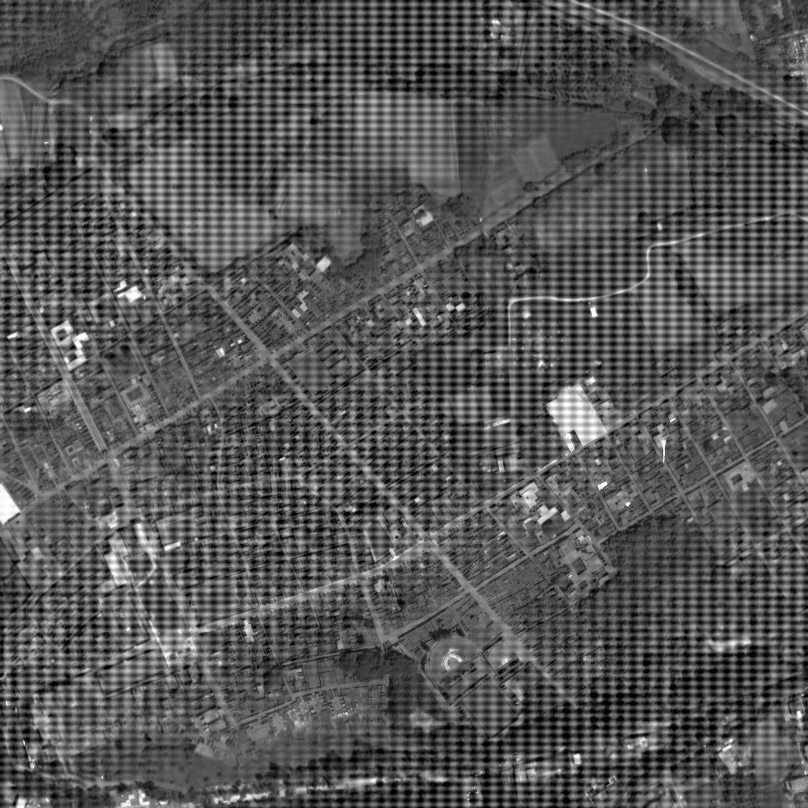
%> input picture image1.png, 808 x 808 px
$ octave image1.m   (GNU Octave 9; MATLAB toolbox functions it lacks are replaced by stand-ins)
%> lines starting %> are read from the running program, lines starting %| are printed output that depends on the picture; in (x1, y1, x2, y2) boxes, pixels count from 0 and x2, y2 are one past the last pixel; in counts of white or black regions, pixels touching at a corner belong together; the program's own positions count from 1
% MATLAB script for displaying Original, Frequency Spectrum, and Filtered Images using subplot

% Step 1: Read the image
image = imread('image1.png'); % Replace with your image
%> image is the input picture: size 808x808 uint8; min 0, max 255, mean 86
%grayscale_image = rgb2gray(original_image); % Convert to grayscale if RGB

% Step 2: Perform Fourier Transform
F = fft2(double(image)); % 2D Fourier Transform
F_shifted = fftshift(F); % Shift zero frequency to center
magnitude_spectrum = log(1 + abs(F_shifted)); % Spectrum visualization
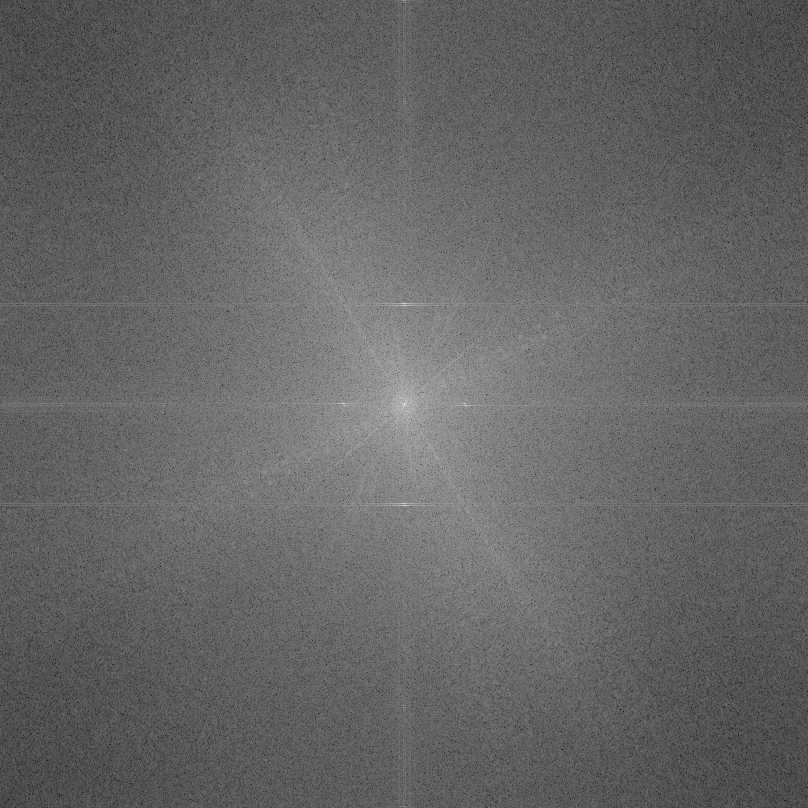
%> magnitude_spectrum: size 808x808 double; min 1.72, max 17.84, mean 8.14; drawn with min black and max white

% Step 3: Design Filters
[M, N] = size(image); % Image dimensions
%> M = 808; N = 808
centerX = round(M/2);
%> centerX = 404
centerY = round(N/2);
%> centerY = 404

% 3.a Low-Pass Filter (Preserve Low Frequencies)
D0_low = 50; % Cutoff radius for low frequencies
low_pass_filter = zeros(M, N);
for i = 1:M
    for j = 1:N
        distance = sqrt((i-centerX)^2 + (j-centerY)^2);
        if distance <= D0_low
            low_pass_filter(i, j) = 1;
        end
    end
end
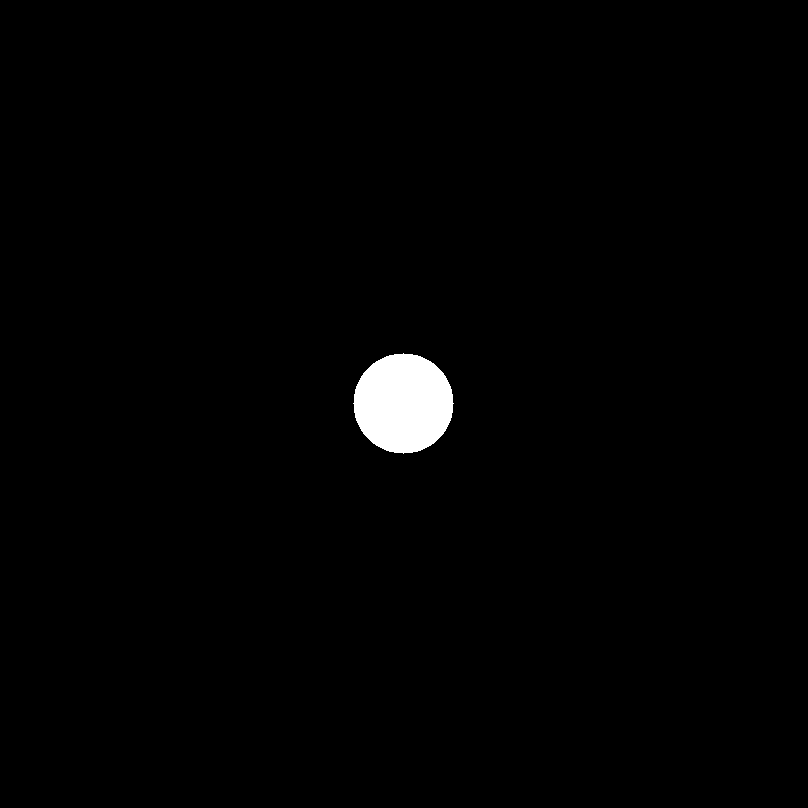
%> low_pass_filter: size 808x808 double; values 0 (black) and 1 (white), 1.2% white; 1 white region, box (x1, y1, x2, y2) and area: (353, 353, 454, 454) 7845

% 3.b High-Pass Filter (Preserve High Frequencies)
D0_high = 30; % Cutoff radius for high frequencies
high_pass_filter = ones(M, N);
for i = 1:M
    for j = 1:N
        distance = sqrt((i-centerX)^2 + (j-centerY)^2);
        if distance <= D0_high
            high_pass_filter(i, j) = 0;
        end
    end
end
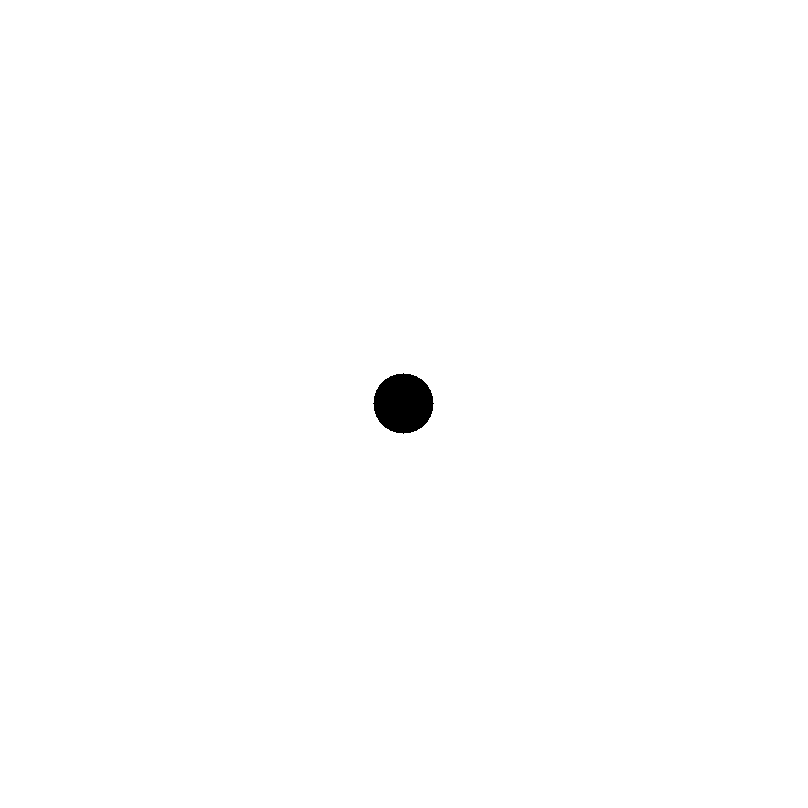
%> high_pass_filter: size 808x808 double; values 0 (black) and 1 (white), 99.6% white; 1 black region, box (x1, y1, x2, y2) and area: (373, 373, 434, 434) 2821

% Step 4: Apply Filters in Frequency Domain
% Low-Pass Filtering
F_low_pass = F_shifted .* low_pass_filter;
F_low_pass_shifted = ifftshift(F_low_pass); % Shift back
low_pass_result = real(ifft2(F_low_pass_shifted)); % Inverse Fourier Transform
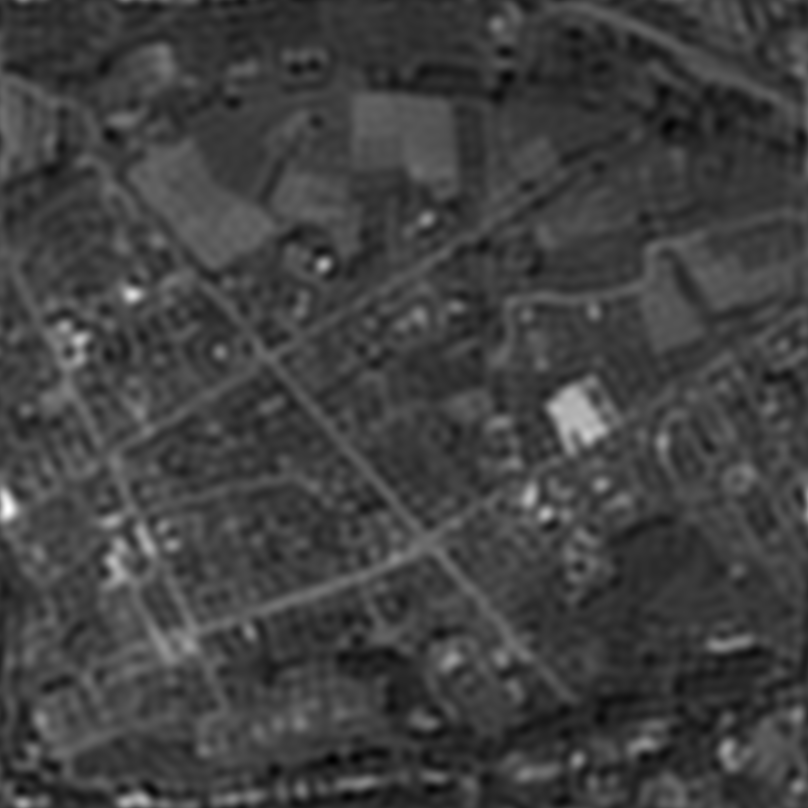
%> low_pass_result: size 808x808 double; min 17.76, max 284.6, mean 86; drawn with min black and max white

% High-Pass Filtering
F_high_pass = F_shifted .* high_pass_filter;
F_high_pass_shifted = ifftshift(F_high_pass); % Shift back
high_pass_result = real(ifft2(F_high_pass_shifted)); % Inverse Fourier Transform
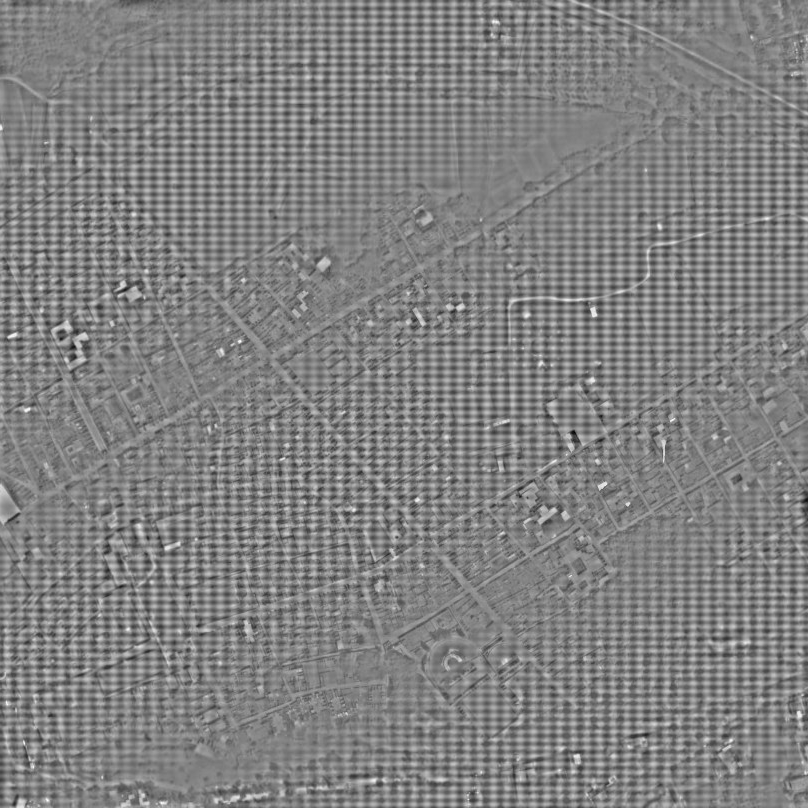
%> high_pass_result: size 808x808 double; min -173.4, max 168.8, mean 0; drawn with min black and max white

% Step 5: Display Results in One Figure using Subplot
figure;

% Original Image
subplot(1, 3, 1);
imshow(image, []);
title('Original Image');

% Frequency Spectrum
subplot(1, 3, 2);
imshow(magnitude_spectrum, []);
title('Frequency Spectrum');

%  Filtered Image
subplot(1, 3, 3);
imshow(uint8(low_pass_result));
title('Filtered Image');

$ run again, with image2.png copied over image1.png
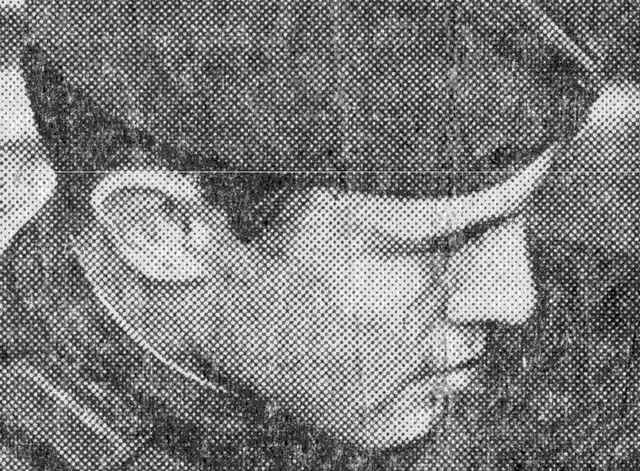
%> input picture image2.png, 640 x 471 px
%> image is the input picture: size 471x640 uint8; min 0, max 255, mean 123.6
%> after the loop `for i = 1:M`:
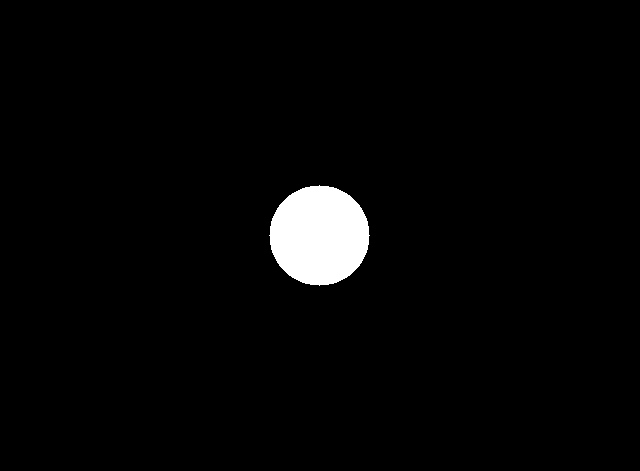
%> low_pass_filter: size 471x640 double; values 0 (black) and 1 (white), 2.6% white; 1 white region, box (x1, y1, x2, y2) and area: (269, 185, 370, 286) 7845
%> `high_pass_result = real(ifft2(F_high_pass_shifted));`:
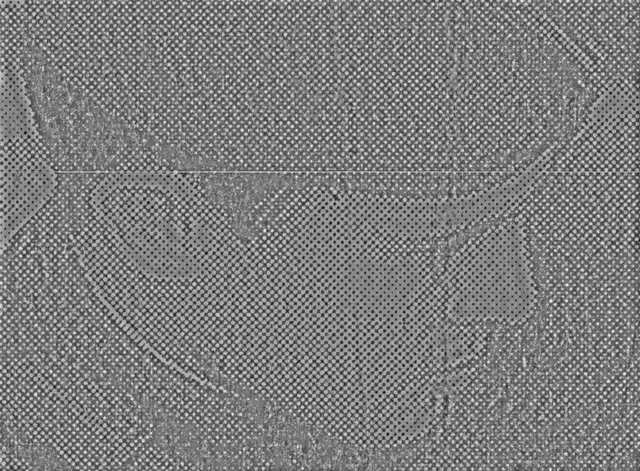
%> high_pass_result: size 471x640 double; min -165.2, max 171.6, mean 0; drawn with min black and max white
